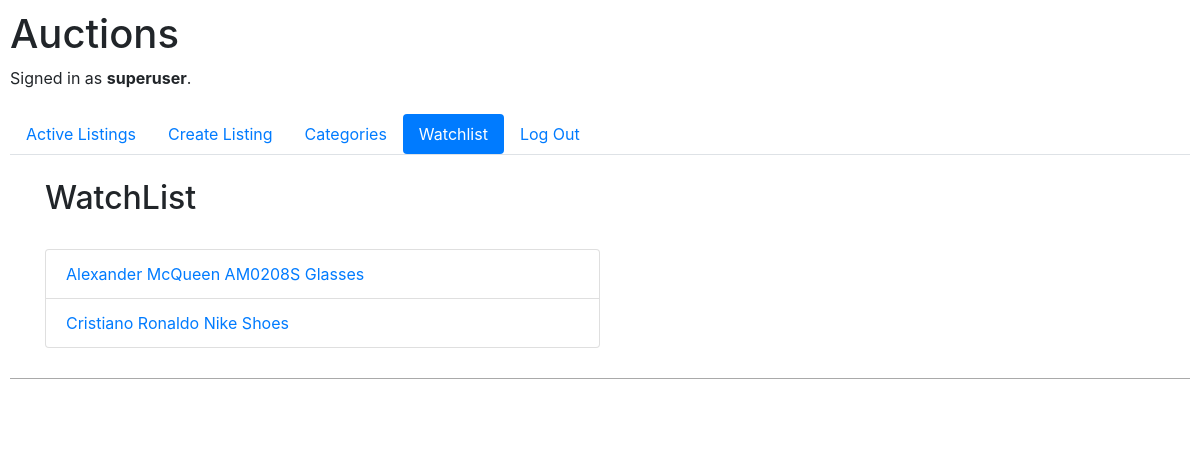
The app's page /watchlist (signed in) with its own data.
### auctions/models.py (models this page shows)
class User(AbstractUser):
    pass

class Listing(models.Model):
    title = models.CharField(max_length=64)
    description = models.CharField(max_length=500)
    imageUrl = models.CharField(max_length=64)
    startBid = models.FloatField()
    creator = models.ForeignKey(User, on_delete=models.CASCADE, related_name="listings")
    active = models.BooleanField(default=True)
    timestamp = models.DateField(default=datetime.date.today)
    def __str__(self):
        return f"{self.title}"

### auctions/views.py (the view)
# urls.py: path("watchlist", views.watchlist, name="watchlist"),
@login_required
def watchlist(request):
    if not request.user.is_authenticated:
        return HttpResponseRedirect(reverse("login"))
    watchlist = Watchlist.objects.filter(user = request.user).first()
    return render(request, "auctions/watchlist.html", {
        "listings": watchlist.listings.all() if watchlist else None
    })

### auctions/templates/auctions/watchlist.html
{% extends "auctions/layout.html" %}
{% block body %}
    <div class="container">
        <h2>WatchList</h2><br>
        <ul class="list-group" style="width: 50%;">
            {% for listing in listings %}
                <li class="list-group-item">
                    <a href="{% url 'listing' listing_id=listing.id %}">{{ listing }}</a>
                </li>
            {% empty %}
                No listings have been added to the watchlist.
            {% endfor %}
        </ul>
    </div>
{% endblock %}

### auctions/templates/auctions/layout.html (shortened to what this page needs)
{% load static %}
<!DOCTYPE html>
<html lang="en">
    <head>
        <link rel="stylesheet" href="https://stackpath.bootstrapcdn.com/bootstrap/4.4.1/css/bootstrap.min.css">
        <link href="{% static 'auctions/styles.css' %}" rel="stylesheet">
    </head>
    <body>
        <div class="header">
            <h1>Auctions</h1>
            <div>
                {% if user.is_authenticated %}
                    Signed in as <strong>{{ user.username }}</strong>.
                {% else %}
                    Not signed in.
                {% endif %}
            </div><br>
            {% url 'index' as url_index %}
            {% url 'create' as url_create %}
            {% url 'categories' as url_categories %}
            {% url 'watchlist' as url_watchlist %}
            {% url 'logout' as url_logout %}
            {% url 'login' as url_login %}
            {% url 'register' as url_register %}
            <nav class="navbar-light bg-white border-bottom" style="width: 100%;">
                <ul class="nav nav-pills">
                    <li class="nav-item">
                        <a class="nav-link {% if request.path == url_index %}active{% endif %}" href="{% url 'index' %}">Active Listings</a>
                    </li>
                    {% if user.is_authenticated %}
                        <li class="nav-item">
                            <a class="nav-link {% if request.path == url_create %}active{% endif %}" href="{% url 'create' %}">Create Listing</a>
                        </li>
                        <li class="nav-item">
                            <a class="nav-link {% if request.path == url_categories %}active{% endif %}" href="{% url 'categories' %}">Categories</a>
                        </li>
                        <li class="nav-item">
                            <a class="nav-link {% if request.path == url_watchlist %}active{% endif %}" href="{% url 'watchlist' %}">Watchlist</a>
                        </li>
                        <li class="nav-item">
                            <a class="nav-link {% if request.path == url_logout %}active{% endif %}" href="{% url 'logout' %}">Log Out</a>
                        </li>
                    {% endif %}
                </ul>
            </nav>
        </div>
        <br>
        {% block body %}
        {% endblock %}
        <div class="footer" style="margin-top:30px; height: 60px; background-color: white; border-top: 1px darkgray solid">
        </div>
    </body>
</html>

### auctions/static/auctions/styles.css (style rules this page uses)
body { padding: 10px; }

### records on screen
User: username "superuser"
Listing: title "Alexander McQueen AM0208S Glasses"
Listing: title "Cristiano Ronaldo Nike Shoes"
